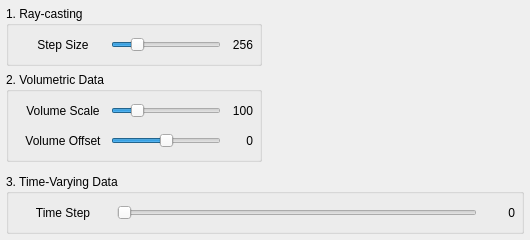
<?xml version="1.0" encoding="UTF-8"?>
<ui version="4.0">
 <class>QVRControlPanel</class>
 <widget class="QWidget" name="QVRControlPanel">
  <property name="geometry">
   <rect>
    <x>0</x>
    <y>0</y>
    <width>530</width>
    <height>240</height>
   </rect>
  </property>
  <property name="minimumSize">
   <size>
    <width>0</width>
    <height>0</height>
   </size>
  </property>
  <property name="maximumSize">
   <size>
    <width>16777215</width>
    <height>16777215</height>
   </size>
  </property>
  <property name="windowTitle">
   <string>Transfer Function Editor</string>
  </property>
  <layout class="QVBoxLayout" name="verticalLayout">
   <property name="spacing">
    <number>6</number>
   </property>
   <property name="margin">
    <number>3</number>
   </property>
   <item>
    <widget class="QWidget" name="widgetTop" native="true">
     <layout class="QHBoxLayout" name="horizontalLayoutTop">
      <property name="spacing">
       <number>6</number>
      </property>
      <property name="margin">
       <number>3</number>
      </property>
      <item>
       <widget class="QWidget" name="widgetParameter" native="true">
        <property name="minimumSize">
         <size>
          <width>256</width>
          <height>0</height>
         </size>
        </property>
        <property name="maximumSize">
         <size>
          <width>256</width>
          <height>16777215</height>
         </size>
        </property>
        <property name="styleSheet">
         <string notr="true"/>
        </property>
        <layout class="QVBoxLayout" name="verticalLayoutParameter">
         <property name="spacing">
          <number>6</number>
         </property>
         <property name="margin">
          <number>0</number>
         </property>
         <item>
          <widget class="QGroupBox" name="groupBoxRayCasting">
           <property name="minimumSize">
            <size>
             <width>0</width>
             <height>60</height>
            </size>
           </property>
           <property name="maximumSize">
            <size>
             <width>16777215</width>
             <height>60</height>
            </size>
           </property>
           <property name="title">
            <string>1. Ray-casting</string>
           </property>
           <layout class="QVBoxLayout" name="verticalLayoutRayCasting">
            <property name="spacing">
             <number>6</number>
            </property>
            <property name="margin">
             <number>6</number>
            </property>
            <item>
             <widget class="QWidget" name="widgetStepSize" native="true">
              <layout class="QHBoxLayout" name="horizontalLayoutStepSize">
               <property name="spacing">
                <number>0</number>
               </property>
               <property name="margin">
                <number>0</number>
               </property>
               <item>
                <widget class="QLabel" name="labelStepSize">
                 <property name="minimumSize">
                  <size>
                   <width>96</width>
                   <height>0</height>
                  </size>
                 </property>
                 <property name="maximumSize">
                  <size>
                   <width>96</width>
                   <height>16777215</height>
                  </size>
                 </property>
                 <property name="text">
                  <string>Step Size</string>
                 </property>
                 <property name="alignment">
                  <set>Qt::AlignCenter</set>
                 </property>
                </widget>
               </item>
               <item>
                <widget class="QSlider" name="horizontalSliderStepSize">
                 <property name="minimum">
                  <number>64</number>
                 </property>
                 <property name="maximum">
                  <number>1024</number>
                 </property>
                 <property name="value">
                  <number>256</number>
                 </property>
                 <property name="orientation">
                  <enum>Qt::Horizontal</enum>
                 </property>
                </widget>
               </item>
               <item>
                <widget class="QLabel" name="labelStepSizeValue">
                 <property name="minimumSize">
                  <size>
                   <width>32</width>
                   <height>0</height>
                  </size>
                 </property>
                 <property name="maximumSize">
                  <size>
                   <width>32</width>
                   <height>16777215</height>
                  </size>
                 </property>
                 <property name="text">
                  <string>256</string>
                 </property>
                 <property name="alignment">
                  <set>Qt::AlignRight|Qt::AlignTrailing|Qt::AlignVCenter</set>
                 </property>
                </widget>
               </item>
              </layout>
             </widget>
            </item>
           </layout>
          </widget>
         </item>
         <item>
          <widget class="QGroupBox" name="groupBoxRendering">
           <property name="minimumSize">
            <size>
             <width>0</width>
             <height>90</height>
            </size>
           </property>
           <property name="maximumSize">
            <size>
             <width>16777215</width>
             <height>90</height>
            </size>
           </property>
           <property name="title">
            <string>2. Volumetric Data</string>
           </property>
           <layout class="QVBoxLayout" name="verticalLayoutRendering">
            <property name="spacing">
             <number>6</number>
            </property>
            <property name="margin">
             <number>6</number>
            </property>
            <item>
             <widget class="QWidget" name="widgetVolumeScale" native="true">
              <layout class="QHBoxLayout" name="horizontalLayoutVolumeScale">
               <property name="spacing">
                <number>0</number>
               </property>
               <property name="margin">
                <number>0</number>
               </property>
               <item>
                <widget class="QLabel" name="labelVolumeScale">
                 <property name="minimumSize">
                  <size>
                   <width>96</width>
                   <height>0</height>
                  </size>
                 </property>
                 <property name="maximumSize">
                  <size>
                   <width>96</width>
                   <height>16777215</height>
                  </size>
                 </property>
                 <property name="text">
                  <string>Volume Scale</string>
                 </property>
                 <property name="alignment">
                  <set>Qt::AlignCenter</set>
                 </property>
                </widget>
               </item>
               <item>
                <widget class="QSlider" name="horizontalSliderVolumeScale">
                 <property name="minimum">
                  <number>25</number>
                 </property>
                 <property name="maximum">
                  <number>400</number>
                 </property>
                 <property name="pageStep">
                  <number>5</number>
                 </property>
                 <property name="value">
                  <number>100</number>
                 </property>
                 <property name="orientation">
                  <enum>Qt::Horizontal</enum>
                 </property>
                </widget>
               </item>
               <item>
                <widget class="QLabel" name="labelVolumeScaleValue">
                 <property name="minimumSize">
                  <size>
                   <width>32</width>
                   <height>0</height>
                  </size>
                 </property>
                 <property name="maximumSize">
                  <size>
                   <width>32</width>
                   <height>16777215</height>
                  </size>
                 </property>
                 <property name="text">
                  <string>100</string>
                 </property>
                 <property name="alignment">
                  <set>Qt::AlignRight|Qt::AlignTrailing|Qt::AlignVCenter</set>
                 </property>
                </widget>
               </item>
              </layout>
             </widget>
            </item>
            <item>
             <widget class="QWidget" name="widgetVolumeOffset" native="true">
              <layout class="QHBoxLayout" name="horizontalLayoutVolumeOffset">
               <property name="spacing">
                <number>0</number>
               </property>
               <property name="margin">
                <number>0</number>
               </property>
               <item>
                <widget class="QLabel" name="labelVolumeOffset">
                 <property name="minimumSize">
                  <size>
                   <width>96</width>
                   <height>0</height>
                  </size>
                 </property>
                 <property name="maximumSize">
                  <size>
                   <width>96</width>
                   <height>16777215</height>
                  </size>
                 </property>
                 <property name="text">
                  <string>Volume Offset</string>
                 </property>
                 <property name="alignment">
                  <set>Qt::AlignCenter</set>
                 </property>
                </widget>
               </item>
               <item>
                <widget class="QSlider" name="horizontalSliderVolumeOffset">
                 <property name="minimum">
                  <number>-100</number>
                 </property>
                 <property name="maximum">
                  <number>100</number>
                 </property>
                 <property name="pageStep">
                  <number>5</number>
                 </property>
                 <property name="value">
                  <number>0</number>
                 </property>
                 <property name="orientation">
                  <enum>Qt::Horizontal</enum>
                 </property>
                </widget>
               </item>
               <item>
                <widget class="QLabel" name="labelVolumeOffsetValue">
                 <property name="minimumSize">
                  <size>
                   <width>32</width>
                   <height>0</height>
                  </size>
                 </property>
                 <property name="maximumSize">
                  <size>
                   <width>32</width>
                   <height>16777215</height>
                  </size>
                 </property>
                 <property name="text">
                  <string>0</string>
                 </property>
                 <property name="alignment">
                  <set>Qt::AlignRight|Qt::AlignTrailing|Qt::AlignVCenter</set>
                 </property>
                </widget>
               </item>
              </layout>
             </widget>
            </item>
           </layout>
          </widget>
         </item>
        </layout>
       </widget>
      </item>
      <item>
       <widget class="QTransferFunction1D" name="widgetEditor" native="true">
        <property name="minimumSize">
         <size>
          <width>256</width>
          <height>0</height>
         </size>
        </property>
       </widget>
      </item>
     </layout>
    </widget>
   </item>
   <item>
    <widget class="QWidget" name="widgetBottom" native="true">
     <property name="minimumSize">
      <size>
       <width>0</width>
       <height>0</height>
      </size>
     </property>
     <property name="maximumSize">
      <size>
       <width>16777215</width>
       <height>16777215</height>
      </size>
     </property>
     <layout class="QVBoxLayout" name="verticalLayout_2">
      <property name="spacing">
       <number>6</number>
      </property>
      <property name="margin">
       <number>3</number>
      </property>
      <item>
       <widget class="QGroupBox" name="groupBoxTimeVaryingData">
        <property name="minimumSize">
         <size>
          <width>0</width>
          <height>60</height>
         </size>
        </property>
        <property name="maximumSize">
         <size>
          <width>16777215</width>
          <height>60</height>
         </size>
        </property>
        <property name="title">
         <string>3. Time-Varying Data</string>
        </property>
        <layout class="QHBoxLayout" name="horizontalLayoutTimeVaryingData">
         <property name="margin">
          <number>6</number>
         </property>
         <item>
          <widget class="QLabel" name="labelTimeStep">
           <property name="minimumSize">
            <size>
             <width>96</width>
             <height>0</height>
            </size>
           </property>
           <property name="maximumSize">
            <size>
             <width>96</width>
             <height>16777215</height>
            </size>
           </property>
           <property name="text">
            <string>Time Step</string>
           </property>
           <property name="alignment">
            <set>Qt::AlignCenter</set>
           </property>
          </widget>
         </item>
         <item>
          <widget class="QSlider" name="horizontalSliderTimeStep">
           <property name="minimum">
            <number>0</number>
           </property>
           <property name="maximum">
            <number>255</number>
           </property>
           <property name="pageStep">
            <number>0</number>
           </property>
           <property name="orientation">
            <enum>Qt::Horizontal</enum>
           </property>
          </widget>
         </item>
         <item>
          <widget class="QLabel" name="labelTimeStepValue">
           <property name="minimumSize">
            <size>
             <width>32</width>
             <height>0</height>
            </size>
           </property>
           <property name="maximumSize">
            <size>
             <width>32</width>
             <height>16777215</height>
            </size>
           </property>
           <property name="text">
            <string>0</string>
           </property>
           <property name="alignment">
            <set>Qt::AlignRight|Qt::AlignTrailing|Qt::AlignVCenter</set>
           </property>
          </widget>
         </item>
        </layout>
       </widget>
      </item>
     </layout>
    </widget>
   </item>
  </layout>
 </widget>
 <customwidgets>
  <customwidget>
   <class>QTransferFunction1D</class>
   <extends>QWidget</extends>
   <header>../infrastructures/QTransferFunction1D.h</header>
   <container>1</container>
   <slots>
    <slot>updateStepSize(int)</slot>
    <slot>updateStepOffset(int)</slot>
    <slot>updateintegraionScale(int)</slot>
   </slots>
  </customwidget>
 </customwidgets>
 <resources/>
 <connections>
  <connection>
   <sender>horizontalSliderStepSize</sender>
   <signal>valueChanged(int)</signal>
   <receiver>labelStepSizeValue</receiver>
   <slot>setNum(int)</slot>
   <hints>
    <hint type="sourcelabel">
     <x>143</x>
     <y>32</y>
    </hint>
    <hint type="destinationlabel">
     <x>232</x>
     <y>32</y>
    </hint>
   </hints>
  </connection>
  <connection>
   <sender>horizontalSliderVolumeOffset</sender>
   <signal>valueChanged(int)</signal>
   <receiver>labelVolumeOffsetValue</receiver>
   <slot>setNum(int)</slot>
   <hints>
    <hint type="sourcelabel">
     <x>143</x>
     <y>163</y>
    </hint>
    <hint type="destinationlabel">
     <x>226</x>
     <y>163</y>
    </hint>
   </hints>
  </connection>
  <connection>
   <sender>horizontalSliderVolumeScale</sender>
   <signal>valueChanged(int)</signal>
   <receiver>labelVolumeScaleValue</receiver>
   <slot>setNum(int)</slot>
   <hints>
    <hint type="sourcelabel">
     <x>143</x>
     <y>130</y>
    </hint>
    <hint type="destinationlabel">
     <x>226</x>
     <y>130</y>
    </hint>
   </hints>
  </connection>
  <connection>
   <sender>horizontalSliderTimeStep</sender>
   <signal>valueChanged(int)</signal>
   <receiver>labelTimeStepValue</receiver>
   <slot>setNum(int)</slot>
   <hints>
    <hint type="sourcelabel">
     <x>296</x>
     <y>209</y>
    </hint>
    <hint type="destinationlabel">
     <x>500</x>
     <y>209</y>
    </hint>
   </hints>
  </connection>
 </connections>
</ui>
